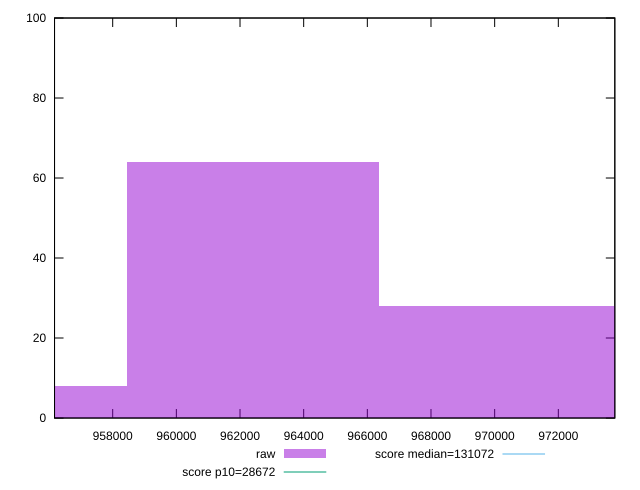

Here is the gnuplot script that generated this plot:
reset

$raw <<EOF
970296.271523605 28
954519.0963768797 8
962407.6839502424 64
EOF

set key outside below
set boxwidth 7888.587573362643
set xrange [956172.960138889:973775.0735347223]
set yrange [0:100]
set trange [0:100]
set style fill transparent solid 0.5 noborder

set parametric
set terminal svg size 640, 490 enhanced background rgb 'white'
set output "reports/report_00031_2021-02-24T23-18-18.084Z/uses-long-cache-ttl/samples/astro/raw/histogram.svg"

plot $raw title "raw" with boxes, \
     28672,t title "score p10=28672", \
     131072,t title "score median=131072"

reset
